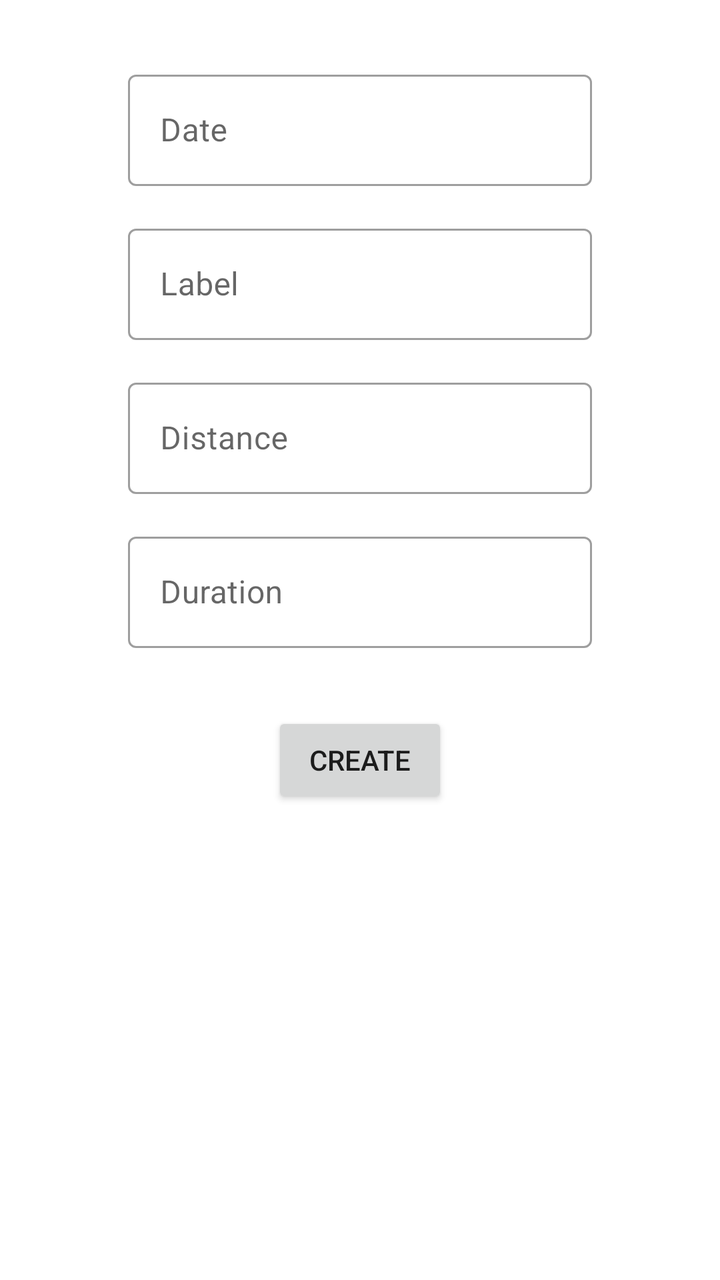
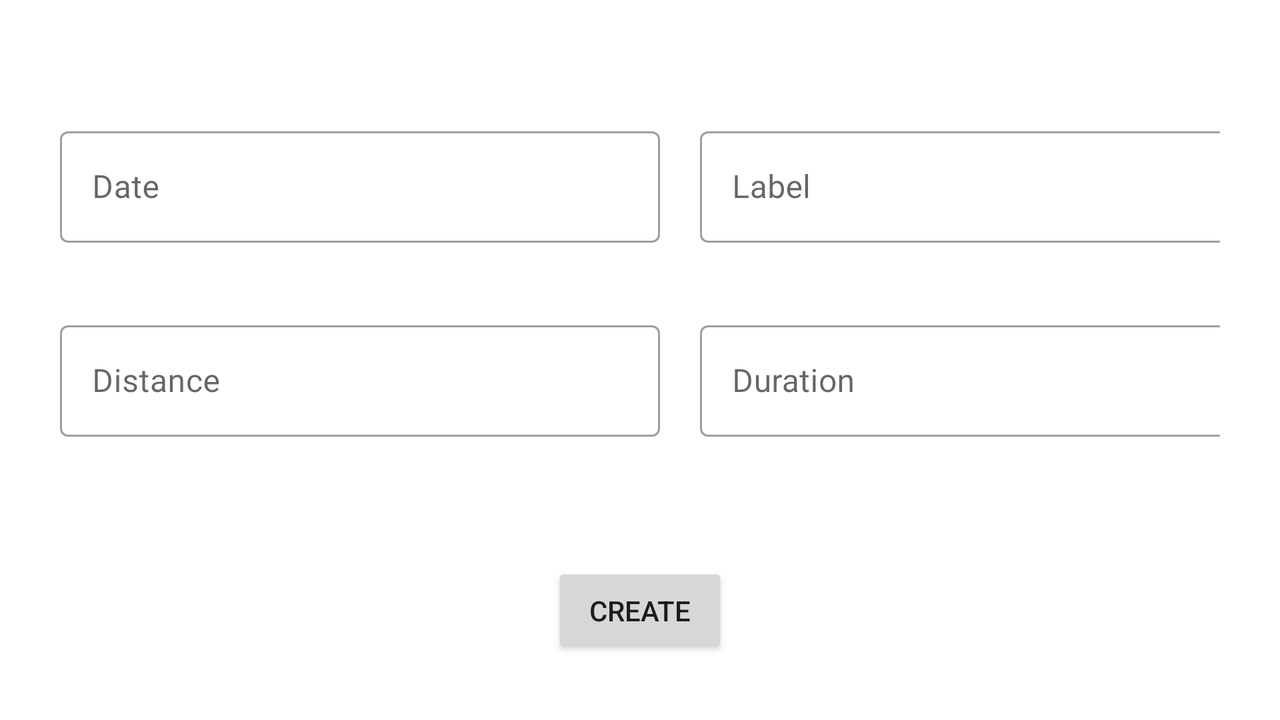

One screen, two layout resources from the same app: the default and the author's alternative for another configuration. Each is rendered where Android would select it; the XML of both is given below.
<!-- AndroidManifest.xml: application theme Theme.RunningApplication -->
<!-- res/layout/fragment_workout_create.xml -->
<?xml version="1.0" encoding="utf-8"?>
<LinearLayout xmlns:android="http://schemas.android.com/apk/res/android"
    xmlns:app="http://schemas.android.com/apk/res-auto"
    xmlns:tools="http://schemas.android.com/tools"
    android:layout_width="match_parent"
    android:layout_height="match_parent"
    android:orientation="vertical"
    tools:context=".workouts.WorkoutCreateFragment">

    <LinearLayout
        android:layout_width="match_parent"
        android:layout_height="wrap_content"
        android:orientation="vertical"
        android:paddingStart="64dp"
        android:paddingEnd="64dp">

        <com.google.android.material.textfield.TextInputLayout
            android:id="@+id/workout_date"
            style="@style/MaterialEditText"
            android:layout_width="match_parent"
            android:layout_height="wrap_content"
            android:layout_marginTop="32dp"
            android:hint="@string/workout_create_edit_text_hint_date"
            app:endIconDrawable="@drawable/baseline_calendar_today_24"
            app:endIconMode="custom"
            app:endIconTint="?attr/colorPrimary">

            <com.google.android.material.textfield.TextInputEditText
                android:id="@+id/workout_date_edit_text"
                android:layout_width="match_parent"
                android:layout_height="wrap_content"
                android:focusableInTouchMode="false" />
        </com.google.android.material.textfield.TextInputLayout>

        <com.google.android.material.textfield.TextInputLayout
            android:id="@+id/workout_label"
            style="@style/MaterialEditText"
            android:layout_width="match_parent"
            android:layout_height="wrap_content"
            android:layout_marginTop="16dp"
            android:hint="@string/workout_create_edit_text_hint_label">

            <com.google.android.material.textfield.TextInputEditText
                android:id="@+id/workout_label_edit_text"
                android:layout_width="match_parent"
                android:layout_height="wrap_content" />
        </com.google.android.material.textfield.TextInputLayout>

        <com.google.android.material.textfield.TextInputLayout
            android:id="@+id/workout_distance"
            style="@style/MaterialEditText"
            android:layout_width="match_parent"
            android:layout_height="wrap_content"
            android:layout_marginTop="16dp"
            android:hint="@string/workout_create_edit_text_hint_distance"
            app:suffixText="@string/workout_create_edit_text_suffix_distance">

            <com.google.android.material.textfield.TextInputEditText
                android:id="@+id/workout_distance_edit_text"
                android:layout_width="match_parent"
                android:layout_height="wrap_content"
                android:inputType="number" />
        </com.google.android.material.textfield.TextInputLayout>

        <com.google.android.material.textfield.TextInputLayout
            android:id="@+id/workout_duration"
            style="@style/MaterialEditText"
            android:layout_width="match_parent"
            android:layout_height="wrap_content"
            android:layout_marginTop="16dp"
            android:hint="@string/workout_create_edit_text_hint_duration"
            app:suffixText="@string/workout_create_edit_text_suffix_duration">

            <com.google.android.material.textfield.TextInputEditText
                android:id="@+id/workout_duration_edit_text"
                android:layout_width="match_parent"
                android:layout_height="wrap_content"
                android:inputType="number" />
        </com.google.android.material.textfield.TextInputLayout>

        <Button
            android:id="@+id/create"
            android:layout_width="wrap_content"
            android:layout_height="wrap_content"
            android:layout_gravity="center"
            android:layout_marginTop="32dp"
            android:text="@string/workout_create_button_text_create" />
    </LinearLayout>
</LinearLayout>
<!-- resources referenced by this layout -->
<resources>
  <string name="workout_create_button_text_create">Create</string>
  <string name="workout_create_edit_text_hint_date">Date</string>
  <string name="workout_create_edit_text_hint_distance">Distance</string>
  <string name="workout_create_edit_text_hint_duration">Duration</string>
  <string name="workout_create_edit_text_hint_label">Label</string>
  <string name="workout_create_edit_text_suffix_distance">km</string>
  <string name="workout_create_edit_text_suffix_duration">min</string>
  <style name="MaterialEditText" parent="@style/Widget.MaterialComponents.TextInputLayout.OutlinedBox" />
  <style name="Theme.RunningApplication" parent="Theme.MaterialComponents.DayNight.NoActionBar">
          z
          <item name="colorPrimary">@color/purple_500</item>
          <item name="colorPrimaryVariant">@color/purple_700</item>
          <item name="colorOnPrimary">@color/white</item>
          
          <item name="colorSecondary">@color/teal_200</item>
          <item name="colorSecondaryVariant">@color/teal_700</item>
          <item name="colorOnSecondary">@color/black</item>
          
          <item name="android:statusBarColor" tools:targetApi="l">?attr/colorPrimaryVariant</item>
          
      </style>
  <color name="purple_500">#FF6200EE</color>
  <color name="purple_700">#FF3700B3</color>
  <color name="white">#FFFFFFFF</color>
  <color name="teal_200">#FF03DAC5</color>
  <color name="teal_700">#FF018786</color>
  <color name="black">#FF000000</color>
</resources>
<!-- res/layout-land/fragment_workout_create.xml (the author's variant of the layout above) -->
<!-- drawn on the phone turned sideways -->
<?xml version="1.0" encoding="utf-8"?>
<LinearLayout xmlns:android="http://schemas.android.com/apk/res/android"
    xmlns:app="http://schemas.android.com/apk/res-auto"
    xmlns:tools="http://schemas.android.com/tools"
    android:layout_width="match_parent"
    android:layout_height="match_parent"
    android:orientation="vertical"
    android:gravity="center"

    tools:context=".workouts.WorkoutCreateFragment">

    <LinearLayout

        android:layout_width="match_parent"
        android:layout_height="wrap_content"
        android:orientation="vertical"
        android:padding="20dp"
        >

        <LinearLayout
            android:layout_width="wrap_content"
            android:layout_height="wrap_content"
            android:orientation="horizontal"
            android:padding="10dp"
            >
            <com.google.android.material.textfield.TextInputLayout
                android:id="@+id/workout_date"
                style="@style/MaterialEditText"
                android:layout_width="300dp"
                android:layout_height="wrap_content"
                android:hint="@string/workout_create_edit_text_hint_date"
                app:endIconDrawable="@drawable/baseline_calendar_today_24"
                app:endIconMode="custom"
                app:endIconTint="?attr/colorPrimary">

                <com.google.android.material.textfield.TextInputEditText
                    android:id="@+id/workout_date_edit_text"
                    android:layout_width="match_parent"
                    android:layout_height="wrap_content"
                    android:focusableInTouchMode="false" />
            </com.google.android.material.textfield.TextInputLayout>

            <com.google.android.material.textfield.TextInputLayout
                android:id="@+id/workout_label"
                style="@style/MaterialEditText"
                android:layout_width="300dp"
                android:layout_marginLeft="20dp"
                android:layout_height="wrap_content"
                android:hint="@string/workout_create_edit_text_hint_label">

                <com.google.android.material.textfield.TextInputEditText
                    android:id="@+id/workout_label_edit_text"
                    android:layout_width="match_parent"
                    android:layout_height="wrap_content" />
            </com.google.android.material.textfield.TextInputLayout>
        </LinearLayout>


        <LinearLayout
            android:layout_width="wrap_content"
            android:layout_height="wrap_content"
            android:orientation="horizontal"
            android:padding="10dp"
            >

            <com.google.android.material.textfield.TextInputLayout
                android:id="@+id/workout_distance"
                style="@style/MaterialEditText"
                android:layout_height="wrap_content"
                android:layout_width="300dp"
                android:layout_marginTop="16dp"
                android:hint="@string/workout_create_edit_text_hint_distance"
                app:suffixText="@string/workout_create_edit_text_suffix_distance">

                <com.google.android.material.textfield.TextInputEditText
                    android:id="@+id/workout_distance_edit_text"
                    android:layout_width="match_parent"
                    android:layout_height="wrap_content"
                    android:inputType="number" />
            </com.google.android.material.textfield.TextInputLayout>

            <com.google.android.material.textfield.TextInputLayout
                android:id="@+id/workout_duration"
                style="@style/MaterialEditText"
                android:layout_width="300dp"
                android:layout_height="wrap_content"
                android:layout_marginTop="16dp"
                android:layout_marginLeft="20dp"
                android:hint="@string/workout_create_edit_text_hint_duration"
                app:suffixText="@string/workout_create_edit_text_suffix_duration">

                <com.google.android.material.textfield.TextInputEditText
                    android:id="@+id/workout_duration_edit_text"
                    android:layout_width="match_parent"
                    android:layout_height="wrap_content"
                    android:inputType="number" />
            </com.google.android.material.textfield.TextInputLayout>

        </LinearLayout>
    </LinearLayout>


    <Button
        android:id="@+id/create"
        android:layout_width="wrap_content"
        android:layout_height="wrap_content"
        android:layout_gravity="center"
        android:layout_marginTop="33dp"
        android:text="@string/workout_create_button_text_create" />
</LinearLayout>
